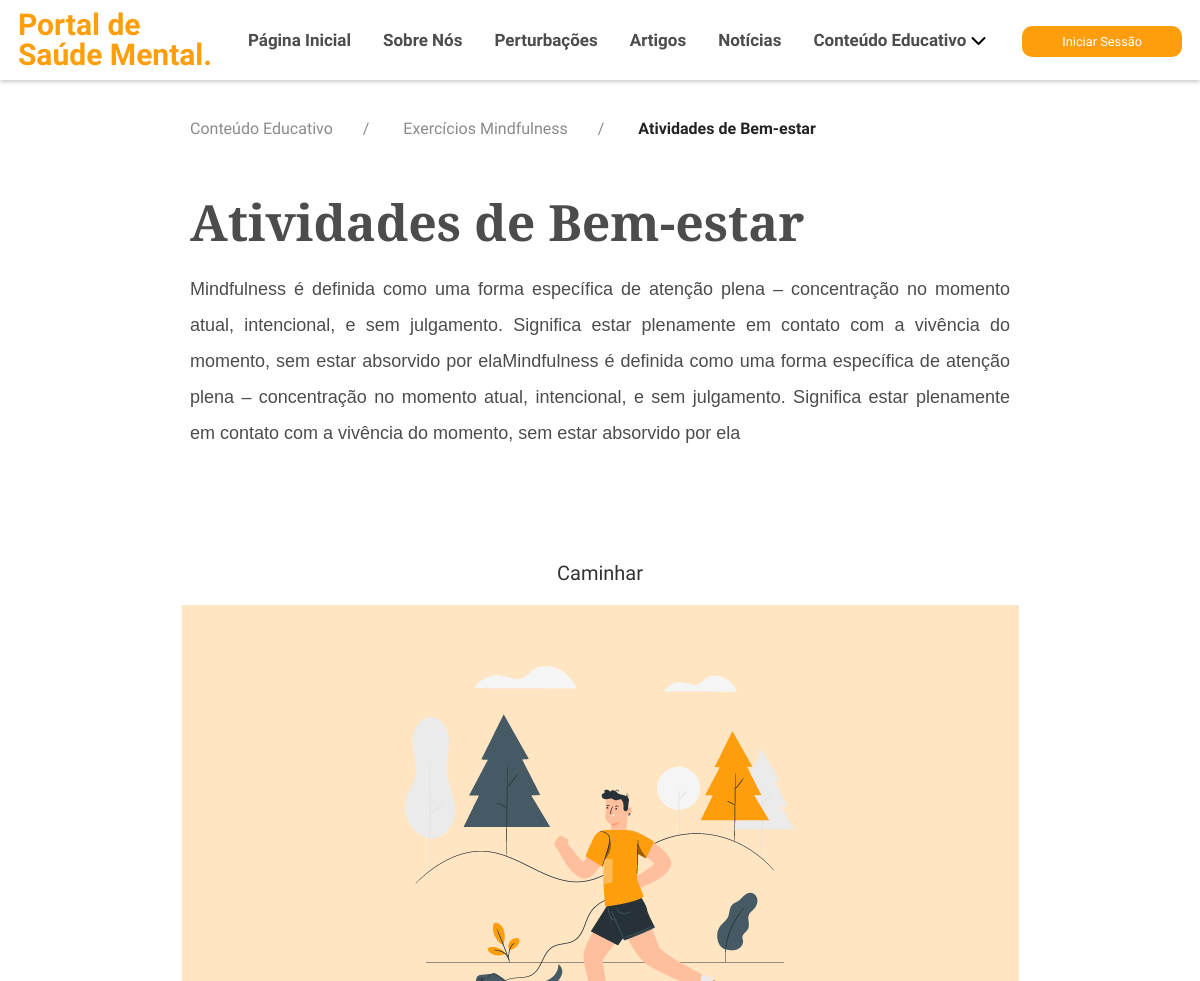
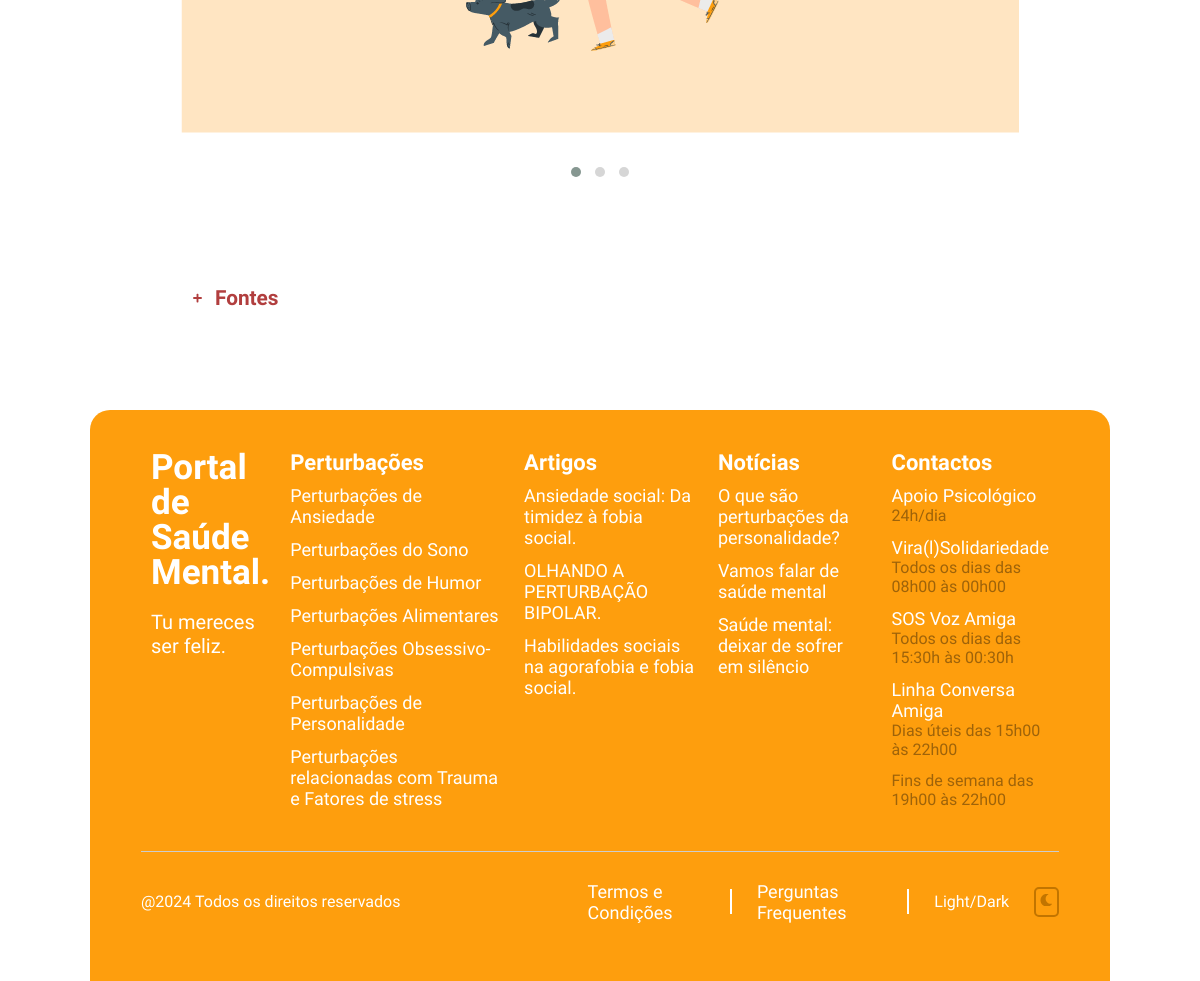
/conteudo-educativo/exercicios-mindfulness/atividade/?nome=Atividades+de+Bem-estar, run on the app's committed database (2 pictures, top to bottom).
### tables this page shows
CREATE TABLE `exercicios_mindfulness` (
  `exercicios_mindfulness_id` int(11) NOT NULL,
  `nome` varchar(1000) NOT NULL,
  `banner` mediumtext NOT NULL,
  `definicao` varchar(1000) NOT NULL
);

CREATE TABLE `exercicios_mindfulness_ex` (
  `exercicios_mindfulness_ex_id` int(11) NOT NULL,
  `exercicios_mindfulness_id` int(11) NOT NULL,
  `titulo` varchar(1000) DEFAULT NULL,
  `img` mediumtext DEFAULT NULL,
  `audio` blob NOT NULL,
  `fonte` varchar(1000) NOT NULL
);

CREATE TABLE `perturbacoes` (
  `perturbacoes_id` int(11) NOT NULL,
  `nome` varchar(255) NOT NULL,
  `texto` mediumtext NOT NULL,
  `img_perturbacao` mediumtext DEFAULT NULL,
  `img_perturbacao_circ` mediumtext DEFAULT NULL,
  `banner_perturbacao` mediumtext NOT NULL,
  `fonte` varchar(1000) NOT NULL
);

CREATE TABLE `artigos` (
  `artigo_id` int(11) NOT NULL,
  `juncao_perturbacoes_id` int(11) DEFAULT NULL,
  `titulo` varchar(1000) NOT NULL,
  `data_publicacao` mediumtext NOT NULL,
  `autor` mediumtext NOT NULL,
  `img_artigo` mediumtext NOT NULL,
  `fonte` varchar(1000) NOT NULL
);

CREATE TABLE `noticias` (
  `noticias_id` int(11) NOT NULL,
  `titulo` varchar(1000) NOT NULL,
  `data_publicacao` date NOT NULL,
  `autor` varchar(1000) NOT NULL,
  `img_noticia` mediumtext NOT NULL,
  `conteudo_texto` varchar(1000) NOT NULL,
  `fonte` varchar(1000) NOT NULL
);

### conteudo-educativo/exercicios-mindfulness/atividade/index.php (the view, shortened to what this page needs)
<?php
include '../../../includes/header.php';
require_once ("../../../conn/conn.php");
?>
<body>
    <header>
        <div class="navbar">
            <div class="logo">Portal de <br> Saúde Mental.</div>
            <ul class="links">
                <li><a href="../../../paginainicial">Página Inicial</a></li>
                <li><a href="../../../sobre-nos">Sobre Nós</a></li>
                <li><a href="../../../perturbacoes">Perturbações</a></li>
                <li><a href="../../../artigos">Artigos</a></li>
                <li><a href="../../../noticias">Notícias</a></li>
                <li><a href="../..">Conteúdo Educativo</a>
                    <i class="fas fa-chevron-down"></i>
                </li>
            </ul>
            <?php if (!empty($_SESSION['id_utilizador'])): ?>
                <li class="dropdown-container">
                    <div class="profile-dropdown">
                        <img class="img-profile rounded-circle" src="../../../areacliente/registo/imgs/<?php if (!empty($row["img_perfil"])) {
                            echo $row["img_perfil"];
                        } else {
                            echo "teste.jpeg";
                        } ?>" alt="Imagem de Perfil">
                        <i class="fas fa-chevron-down" style="margin-right: 20px;"></i>
                        <ul class="dropdown-p">
                            <li><a href="../../../perfil/">Perfil</a></li>
                            <!--<li><a href="#">Termos e Condições</a></li>
                            <li><a href="#">Definições</a></li>-->
                        </ul>
                    </div>
                    <a class="btn" onclick="logout()">Terminar Sessão</a>
                </li>
            <?php else: ?>
                <li><a class="btn" href="../../areacliente/login/">Iniciar Sessão</a></li>
            <?php endif ?>
        </div>
    </header>
    <?php
    if (isset($_GET['nome'])) {
        $exercicio_mindfulness_nome = urldecode($_GET['nome']);
        $query = "SELECT nome, exercicios_mindfulness_id FROM exercicios_mindfulness WHERE nome = '$exercicio_mindfulness_nome'";
        $result = mysqli_query($conn, $query);
        if ($result && mysqli_num_rows($result) > 0) {
            $row = mysqli_fetch_assoc($result);
            ?>
            <ol role="list">
                <li class="list">
                    <div class="items">
                        <a href="../.." class="text-sm">
                            Conteúdo Educativo</a>
                        <span class="separator">/</span>
                    </div>
                </li>
                <li class="list">
                    <div class="items">
                        <a href=".." class="text-sm">
                            Exercícios Mindfulness</a>
                        <span class="separator">/</span>
                    </div>
                </li>
                <li class="list">
                    <div class="items-current">
                        <div class="text-sm" aria-current=page>
                            <?php echo $row['nome']; ?>
                        </div>
                    </div>
                </li>
            </ol>
            <?php
        }
    }
    ?>
    <div class="heading">
        <h1>
            <?php
            $query = "SELECT nome, definicao FROM exercicios_mindfulness WHERE nome = '$exercicio_mindfulness_nome'";
            $query_run = mysqli_query($conn, $query);
            ?>
            <?php
            if (mysqli_num_rows($query_run) > 0) {
                while ($row = mysqli_fetch_assoc($query_run)) {
                    ?>
                    <?php echo $row['nome']; ?>
                </h1>
                <p><?php echo $row['definicao']; ?></p>
                <?php
                }
            }
            ?>
    </div>
    <div class="owl-carousel owl-theme">
        <?php
        if (isset($_GET['nome'])) {
            $exercicio_mindfulness_nome = urldecode($_GET['nome']);
            $query = "SELECT exercicios_mindfulness_ex.titulo AS titulo, exercicios_mindfulness_ex.img AS img, exercicios_mindfulness_ex.audio AS audio, exercicios_mindfulness.nome
            FROM exercicios_mindfulness
            INNER JOIN exercicios_mindfulness_ex ON exercicios_mindfulness_ex.exercicios_mindfulness_id = exercicios_mindfulness.exercicios_mindfulness_id
            WHERE nome = '$exercicio_mindfulness_nome'";
            $query_run = mysqli_query($conn, $query);
            if ($query_run && mysqli_num_rows($query_run) > 0) {
                while ($row = mysqli_fetch_assoc($query_run)) {
                    ?>
                    <div class="item">
                        <p><?php echo $row['titulo']; ?></p>
                        <?php if (!empty($row["img"])) { ?>
                            <img src="../../../admin/inserir/imgs/exercicios-mindfulness/atividades/<?php echo $row["img"]; ?>"
                                alt="Exercícios Mindfulness atividades">
                        <?php } else { ?>
                            <p>Nenhuma imagem ou áudio disponível.</p>
                        <?php } ?>
                    </div>
                    <?php
                }
            }
        }
        ?>
    </div>
    <div class="fontes" id="fontes">
        <div class="fontes-content">
            <h3>Fontes</h3>
        </div>
    </div>
<footer>
        <div class="footer-row">
            <div class="footer-col">
                <h1>Portal de <br> Saúde Mental.</h1>
                <p>Tu mereces ser feliz.</p>
            </div>
            <?php
            $query = "SELECT nome, img_perturbacao FROM perturbacoes";
            $result = mysqli_query($conn, $query);
            if ($result && mysqli_num_rows($result) > 0) {
                ?>
                <div class="footer-col">
                    <h3>Perturbações</h3>
                    <?php
                    while ($row = mysqli_fetch_assoc($result)) {
                        ?>
                        <ul>
                            <?php
                            $nome_codificado = urlencode($row["nome"]);
                            ?>
                            <li><a
                                    href="../../../perturbacoes/grupo-perturbacoes/?nome=<?php echo $nome_codificado; ?>"><?php echo $row["nome"] ?></a>
                            </li>
                        </ul>
                        <?php
                    }
                    ?>
                </div>
                <?php
            }
            ?>
            <?php
            $query = "SELECT titulo FROM artigos LIMIT 3";
            $result = mysqli_query($conn, $query);
            if ($result && mysqli_num_rows($result) > 0) {
                ?>
                <div class="footer-col">
                    <h3>Artigos</h3>
                    <?php
                    while ($row = mysqli_fetch_assoc($result)) {
                        ?>
                        <ul>
                            <?php
                            $titulo_codificado = urlencode($row["titulo"]);
                            ?>
                            <li><a
                                    href="../../../artigos/artigo/?titulo=<?php echo $titulo_codificado; ?>"><?php echo $row["titulo"] ?></a>
                            </li>
                        </ul>
                        <?php
                    }
                    ?>
                </div>
                <?php
            }
            ?>
            <?php
            $query = "SELECT titulo FROM noticias LIMIT 3";
            $result = mysqli_query($conn, $query);
            if ($result && mysqli_num_rows($result) > 0) {
                ?>
                <div class="footer-col">
                    <h3>Notícias</h3>
                    <?php
                    while ($row = mysqli_fetch_assoc($result)) {
                        ?>
                        <ul>
                            <?php
                            $titulo_codificado = urlencode($row["titulo"]);
                            ?>
                            <li><a
                                    href="../../../noticias/noticia/?titulo=<?php echo $titulo_codificado; ?>"><?php echo $row["titulo"] ?></a>
                            </li>
                        </ul>
                        <?php
                    }
                    ?>
                </div>
                <?php
            }
            ?>
            <div class="footer-col">
                <h3>Contactos</h3>
                <ul>
                    <li><a href="https://www.sns24.gov.pt/servico/aconselhamento-psicologico-no-sns-24/#" target="_blank">Apoio Psicológico</a>
                        <ul>
                            <li>24h/dia</li>
                        </ul>
                    </li>
                </ul>
                <ul>
                    <li><a href="https://www.instagram.com/p/CK665-vMKhw/" target="_blank">Vira(l)Solidariedade</a>
                        <ul>
                            <li>Todos os dias das 08h00 às 00h00</li>
                        </ul>
                    </li>
                </ul>
                <ul>
                    <li><a href="https://www.sosvozamiga.org/pt/contactos/" target="_blank">SOS Voz Amiga</a>
                        <ul>
                            <li>Todos os dias das 15:30h às 00:30h</li>
                        </ul>
                    </li>
                </ul>
                <ul>
                    <li><a href="https://eportugal.gov.pt/servicos/pedir-apoio-psicologico-e-emocional-atraves-da-linha-conversa-amiga-" target="_blank">Linha Conversa Amiga</a>
                        <ul>
                            <li>Dias úteis das 15h00 às 22h00</li>
                            <li>Fins de semana das 19h00 às 22h00</li>
                        </ul>
                    </li>
                </ul>
            </div>
        </div>
        <hr>
        <div class="footer-links">
            <p class="copyright">@2024 Todos os direitos reservados</p>
            <div class="footer-links-2">
                <a href="../../../termos-e-condicoes">Termos e Condições</a>
                <div class="vertical-hr"></div>
                <a href="../../../perguntas-frequentes">Perguntas Frequentes</a>
                <div class="vertical-hr"></div>
                Light/Dark<button id="dark-mode-toggle" class="dark-mode-toggle">
                    </button>
            </div>
        </div>
    </footer>
</body>
</html>

### data on the page
exercicios_mindfulness: nome "Atividades de Bem-estar", definicao "Mindfulness é definida como uma forma específica de atenção plena – concentração no momento atual, intencional, e sem julgamento. Significa estar plenamente em contato com a vivência do momento, sem estar absorvido por elaMindfulness é definida como uma forma específica de atenção plena – concentração no momento atual, intencional, e sem julgamento. Significa estar plenamente em contato com a vivência do momento, sem estar absorvido por ela"
exercicios_mindfulness_ex: titulo "Caminhar", img (picture)
perturbacoes: nome "Perturbações de Ansiedade"
perturbacoes: nome "Perturbações do Sono"
perturbacoes: nome "Perturbações de Humor"
perturbacoes: nome "Perturbações Alimentares"
perturbacoes: nome "Perturbações Obsessivo-Compulsivas"
perturbacoes: nome "Perturbações de Personalidade"
perturbacoes: nome "Perturbações relacionadas com Trauma e Fatores de stress"
artigos: titulo "Ansiedade social: Da timidez à fobia social."
artigos: titulo "OLHANDO A PERTURBAÇÃO BIPOLAR."
artigos: titulo "Habilidades sociais na agorafobia e fobia social."
noticias: titulo "O que são perturbações da personalidade?"
noticias: titulo "Vamos falar de saúde mental"
noticias: titulo "Saúde mental: deixar de sofrer em silêncio"
